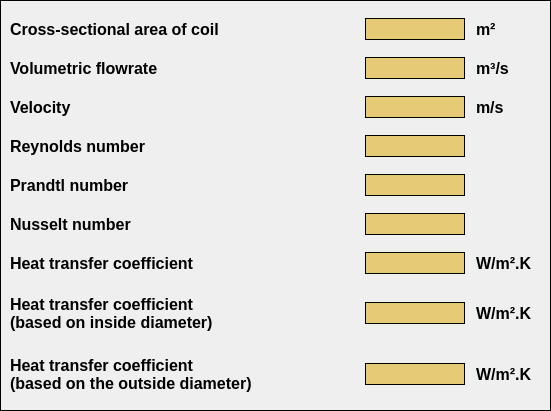
     <widget class="QWidget" name="widget_103" native="true">
      <property name="geometry">
       <rect>
        <x>123</x>
        <y>197</y>
        <width>551</width>
        <height>411</height>
       </rect>
      </property>
      <property name="styleSheet">
       <string notr="true">border: 1px solid black;</string>
      </property>
      <widget class="QWidget" name="widget_16" native="true">
       <property name="geometry">
        <rect>
         <x>5</x>
         <y>7</y>
         <width>541</width>
         <height>401</height>
        </rect>
       </property>
       <property name="styleSheet">
        <string notr="true">border-color: transparent;</string>
       </property>
       <layout class="QVBoxLayout" name="verticalLayout_45">
        <item>
         <layout class="QHBoxLayout" name="horizontalLayout_236">
          <item>
           <widget class="QLabel" name="label_6_table0_0">
            <property name="minimumSize">
             <size>
              <width>319</width>
              <height>0</height>
             </size>
            </property>
            <property name="maximumSize">
             <size>
              <width>16777215</width>
              <height>34</height>
             </size>
            </property>
            <property name="font">
             <font>
              <pointsize>12</pointsize>
              <weight>75</weight>
              <bold>true</bold>
             </font>
            </property>
            <property name="styleSheet">
             <string notr="true">border-color: transparent;</string>
            </property>
            <property name="text">
             <string>Cross-sectional area of coil</string>
            </property>
            <property name="alignment">
             <set>Qt::AlignLeading|Qt::AlignLeft|Qt::AlignVCenter</set>
            </property>
           </widget>
          </item>
          <item>
           <widget class="QLabel" name="label_coil_Cross_sectional_area">
            <property name="minimumSize">
             <size>
              <width>100</width>
              <height>0</height>
             </size>
            </property>
            <property name="maximumSize">
             <size>
              <width>100</width>
              <height>22</height>
             </size>
            </property>
            <property name="font">
             <font>
              <pointsize>12</pointsize>
              <weight>75</weight>
              <bold>true</bold>
             </font>
            </property>
            <property name="styleSheet">
             <string notr="true">background-color: rgb(230, 202, 118);
border: 1px solid black;</string>
            </property>
            <property name="text">
             <string/>
            </property>
           </widget>
          </item>
          <item>
           <widget class="QLabel" name="label_555">
            <property name="minimumSize">
             <size>
              <width>75</width>
              <height>0</height>
             </size>
            </property>
            <property name="maximumSize">
             <size>
              <width>75</width>
              <height>22</height>
             </size>
            </property>
            <property name="font">
             <font>
              <pointsize>12</pointsize>
              <weight>75</weight>
              <bold>true</bold>
             </font>
            </property>
            <property name="styleSheet">
             <string notr="true">border-color: transparent;</string>
            </property>
            <property name="text">
             <string>m²</string>
            </property>
           </widget>
          </item>
         </layout>
        </item>
        <item>
         <layout class="QHBoxLayout" name="horizontalLayout_237">
          <item>
           <widget class="QLabel" name="label_6_table0_1">
            <property name="minimumSize">
             <size>
              <width>319</width>
              <height>0</height>
             </size>
            </property>
            <property name="maximumSize">
             <size>
              <width>300</width>
              <height>22</height>
             </size>
            </property>
            <property name="font">
             <font>
              <pointsize>12</pointsize>
              <weight>75</weight>
              <bold>true</bold>
             </font>
            </property>
            <property name="styleSheet">
             <string notr="true">border-color: transparent;</string>
            </property>
            <property name="text">
             <string>Volumetric flowrate</string>
            </property>
            <property name="alignment">
             <set>Qt::AlignLeading|Qt::AlignLeft|Qt::AlignVCenter</set>
            </property>
           </widget>
          </item>
          <item>
           <spacer name="horizontalSpacer_234">
            <property name="orientation">
             <enum>Qt::Horizontal</enum>
            </property>
            <property name="sizeType">
             <enum>QSizePolicy::Preferred</enum>
            </property>
            <property name="sizeHint" stdset="0">
             <size>
              <width>40</width>
              <height>20</height>
             </size>
            </property>
           </spacer>
          </item>
          <item>
           <widget class="QLabel" name="label_coil_Volumetric_flowrate">
            <property name="minimumSize">
             <size>
              <width>100</width>
              <height>0</height>
             </size>
            </property>
            <property name="maximumSize">
             <size>
              <width>100</width>
              <height>22</height>
             </size>
            </property>
            <property name="font">
             <font>
              <pointsize>12</pointsize>
              <weight>75</weight>
              <bold>true</bold>
             </font>
            </property>
            <property name="styleSheet">
             <string notr="true">background-color: rgb(230, 202, 118);
border: 1px solid black;</string>
            </property>
            <property name="text">
             <string/>
            </property>
           </widget>
          </item>
          <item>
           <widget class="QLabel" name="label_558">
            <property name="minimumSize">
             <size>
              <width>75</width>
              <height>0</height>
             </size>
            </property>
            <property name="maximumSize">
             <size>
              <width>75</width>
              <height>22</height>
             </size>
            </property>
            <property name="font">
             <font>
              <pointsize>12</pointsize>
              <weight>75</weight>
              <bold>true</bold>
             </font>
            </property>
            <property name="styleSheet">
             <string notr="true">border-color: transparent;</string>
            </property>
            <property name="text">
             <string>m³/s</string>
            </property>
           </widget>
          </item>
         </layout>
        </item>
        <item>
         <layout class="QHBoxLayout" name="horizontalLayout_238">
          <item>
           <widget class="QLabel" name="label_6_table0_2">
            <property name="minimumSize">
             <size>
              <width>319</width>
              <height>0</height>
             </size>
            </property>
            <property name="maximumSize">
             <size>
              <width>300</width>
              <height>22</height>
             </size>
            </property>
            <property name="font">
             <font>
              <pointsize>12</pointsize>
              <weight>75</weight>
              <bold>true</bold>
             </font>
            </property>
            <property name="styleSheet">
             <string notr="true">border-color: transparent;</string>
            </property>
            <property name="text">
             <string>Velocity</string>
            </property>
            <property name="alignment">
             <set>Qt::AlignLeading|Qt::AlignLeft|Qt::AlignVCenter</set>
            </property>
           </widget>
          </item>
          <item>
           <spacer name="horizontalSpacer_235">
            <property name="orientation">
             <enum>Qt::Horizontal</enum>
            </property>
            <property name="sizeType">
             <enum>QSizePolicy::Preferred</enum>
            </property>
            <property name="sizeHint" stdset="0">
             <size>
              <width>40</width>
              <height>20</height>
             </size>
            </property>
           </spacer>
          </item>
          <item>
           <widget class="QLabel" name="label_coil_Velocity">
            <property name="minimumSize">
             <size>
              <width>100</width>
              <height>0</height>
             </size>
            </property>
            <property name="maximumSize">
             <size>
              <width>100</width>
              <height>22</height>
             </size>
            </property>
            <property name="font">
             <font>
              <pointsize>12</pointsize>
              <weight>75</weight>
              <bold>true</bold>
             </font>
            </property>
            <property name="styleSheet">
             <string notr="true">background-color: rgb(230, 202, 118);
border: 1px solid black;</string>
            </property>
            <property name="text">
             <string/>
            </property>
           </widget>
          </item>
          <item>
           <widget class="QLabel" name="label_561">
            <property name="minimumSize">
             <size>
              <width>75</width>
              <height>0</height>
             </size>
            </property>
            <property name="maximumSize">
             <size>
              <width>75</width>
              <height>22</height>
             </size>
            </property>
            <property name="font">
             <font>
              <pointsize>12</pointsize>
              <weight>75</weight>
              <bold>true</bold>
             </font>
            </property>
            <property name="styleSheet">
             <string notr="true">border-color: transparent;</string>
            </property>
            <property name="text">
             <string>m/s</string>
            </property>
           </widget>
          </item>
         </layout>
        </item>
        <item>
         <layout class="QHBoxLayout" name="horizontalLayout_243">
          <item>
           <widget class="QLabel" name="label_6_table0_3">
            <property name="minimumSize">
             <size>
              <width>319</width>
              <height>0</height>
             </size>
            </property>
            <property name="maximumSize">
             <size>
              <width>300</width>
              <height>22</height>
             </size>
            </property>
            <property name="font">
             <font>
              <pointsize>12</pointsize>
              <weight>75</weight>
              <bold>true</bold>
             </font>
            </property>
            <property name="styleSheet">
             <string notr="true">border-color: transparent;</string>
            </property>
            <property name="text">
             <string>Reynolds number</string>
            </property>
            <property name="alignment">
             <set>Qt::AlignLeading|Qt::AlignLeft|Qt::AlignVCenter</set>
            </property>
           </widget>
          </item>
          <item>
           <spacer name="horizontalSpacer_240">
            <property name="orientation">
             <enum>Qt::Horizontal</enum>
            </property>
            <property name="sizeType">
             <enum>QSizePolicy::Preferred</enum>
            </property>
            <property name="sizeHint" stdset="0">
             <size>
              <width>40</width>
              <height>20</height>
             </size>
            </property>
           </spacer>
          </item>
          <item>
           <widget class="QLabel" name="label_coil_Reynolds_number">
            <property name="minimumSize">
             <size>
              <width>100</width>
              <height>0</height>
             </size>
            </property>
            <property name="maximumSize">
             <size>
              <width>100</width>
              <height>22</height>
             </size>
            </property>
            <property name="font">
             <font>
              <pointsize>12</pointsize>
              <weight>75</weight>
              <bold>true</bold>
             </font>
            </property>
            <property name="styleSheet">
             <string notr="true">background-color: rgb(230, 202, 118);
border: 1px solid black;</string>
            </property>
            <property name="text">
             <string/>
            </property>
           </widget>
          </item>
          <item>
           <widget class="QLabel" name="label_576">
            <property name="minimumSize">
             <size>
              <width>75</width>
              <height>0</height>
             </size>
            </property>
            <property name="maximumSize">
             <size>
              <width>75</width>
              <height>22</height>
             </size>
            </property>
            <property name="font">
             <font>
              <pointsize>12</pointsize>
              <weight>75</weight>
              <bold>true</bold>
             </font>
            </property>
            <property name="styleSheet">
             <string notr="true">border-color: transparent;</string>
            </property>
            <property name="text">
             <string/>
            </property>
           </widget>
          </item>
         </layout>
        </item>
        <item>
         <layout class="QHBoxLayout" name="horizontalLayout_244">
          <item>
           <widget class="QLabel" name="label_6_table0_4">
            <property name="minimumSize">
             <size>
              <width>319</width>
              <height>0</height>
             </size>
            </property>
            <property name="maximumSize">
             <size>
              <width>300</width>
              <height>22</height>
             </size>
            </property>
            <property name="font">
             <font>
              <pointsize>12</pointsize>
              <weight>75</weight>
              <bold>true</bold>
             </font>
            </property>
            <property name="styleSheet">
             <string notr="true">border-color: transparent;</string>
            </property>
            <property name="text">
             <string>Prandtl number</string>
            </property>
            <property name="alignment">
             <set>Qt::AlignLeading|Qt::AlignLeft|Qt::AlignVCenter</set>
            </property>
           </widget>
          </item>
          <item>
           <spacer name="horizontalSpacer_241">
            <property name="orientation">
             <enum>Qt::Horizontal</enum>
            </property>
            <property name="sizeType">
             <enum>QSizePolicy::Preferred</enum>
            </property>
            <property name="sizeHint" stdset="0">
             <size>
              <width>40</width>
              <height>20</height>
             </size>
            </property>
           </spacer>
          </item>
          <item>
           <widget class="QLabel" name="label_coil_Prandtl_number">
            <property name="minimumSize">
             <size>
              <width>100</width>
              <height>0</height>
             </size>
            </property>
            <property name="maximumSize">
             <size>
              <width>100</width>
              <height>22</height>
             </size>
            </property>
            <property name="font">
             <font>
              <pointsize>12</pointsize>
              <weight>75</weight>
              <bold>true</bold>
             </font>
            </property>
            <property name="styleSheet">
             <string notr="true">background-color: rgb(230, 202, 118);
border: 1px solid black;</string>
            </property>
            <property name="text">
             <string/>
            </property>
           </widget>
          </item>
          <item>
           <widget class="QLabel" name="label_579">
            <property name="minimumSize">
             <size>
              <width>75</width>
              <height>0</height>
             </size>
            </property>
            <property name="maximumSize">
             <size>
              <width>75</width>
              <height>22</height>
             </size>
            </property>
            <property name="font">
             <font>
              <pointsize>12</pointsize>
             </font>
            </property>
            <property name="styleSheet">
             <string notr="true">border-color: transparent;</string>
            </property>
            <property name="text">
             <string/>
            </property>
           </widget>
          </item>
         </layout>
        </item>
        <item>
         <layout class="QHBoxLayout" name="horizontalLayout_245">
          <item>
           <widget class="QLabel" name="label_6_table0_5">
            <property name="minimumSize">
             <size>
              <width>319</width>
              <height>0</height>
             </size>
            </property>
            <property name="maximumSize">
             <size>
              <width>300</width>
              <height>22</height>
             </size>
            </property>
            <property name="font">
             <font>
              <pointsize>12</pointsize>
              <weight>75</weight>
              <bold>true</bold>
             </font>
            </property>
            <property name="styleSheet">
             <string notr="true">border-color: transparent;</string>
            </property>
            <property name="text">
             <string>Nusselt number</string>
            </property>
            <property name="alignment">
             <set>Qt::AlignLeading|Qt::AlignLeft|Qt::AlignVCenter</set>
            </property>
           </widget>
          </item>
          <item>
           <spacer name="horizontalSpacer_242">
            <property name="orientation">
             <enum>Qt::Horizontal</enum>
            </property>
            <property name="sizeType">
             <enum>QSizePolicy::Preferred</enum>
            </property>
            <property name="sizeHint" stdset="0">
             <size>
              <width>40</width>
              <height>20</height>
             </size>
            </property>
           </spacer>
          </item>
          <item>
           <widget class="QLabel" name="label_coil_Nusselt_number">
            <property name="minimumSize">
             <size>
              <width>100</width>
              <height>0</height>
             </size>
            </property>
            <property name="maximumSize">
             <size>
              <width>100</width>
              <height>22</height>
             </size>
            </property>
            <property name="font">
             <font>
              <pointsize>12</pointsize>
              <weight>75</weight>
              <bold>true</bold>
             </font>
            </property>
            <property name="styleSheet">
             <string notr="true">background-color: rgb(230, 202, 118);
border: 1px solid black;</string>
            </property>
            <property name="text">
             <string/>
            </property>
           </widget>
          </item>
          <item>
           <widget class="QLabel" name="label_582">
            <property name="minimumSize">
             <size>
              <width>75</width>
              <height>0</height>
             </size>
            </property>
            <property name="maximumSize">
             <size>
              <width>75</width>
              <height>22</height>
             </size>
            </property>
            <property name="font">
             <font>
              <pointsize>12</pointsize>
             </font>
            </property>
            <property name="styleSheet">
             <string notr="true">border-color: transparent;</string>
            </property>
            <property name="text">
             <string/>
            </property>
           </widget>
          </item>
         </layout>
        </item>
        <item>
         <layout class="QHBoxLayout" name="horizontalLayout_246">
          <item>
           <widget class="QLabel" name="label_6_table0_6">
            <property name="minimumSize">
             <size>
              <width>319</width>
              <height>0</height>
             </size>
            </property>
            <property name="maximumSize">
             <size>
              <width>300</width>
              <height>22</height>
             </size>
            </property>
            <property name="font">
             <font>
              <pointsize>12</pointsize>
              <weight>75</weight>
              <bold>true</bold>
             </font>
            </property>
            <property name="styleSheet">
             <string notr="true">border-color: transparent;</string>
            </property>
            <property name="text">
             <string>Heat transfer coefficient</string>
            </property>
            <property name="alignment">
             <set>Qt::AlignLeading|Qt::AlignLeft|Qt::AlignVCenter</set>
            </property>
           </widget>
          </item>
          <item>
           <spacer name="horizontalSpacer_243">
            <property name="orientation">
             <enum>Qt::Horizontal</enum>
            </property>
            <property name="sizeType">
             <enum>QSizePolicy::Preferred</enum>
            </property>
            <property name="sizeHint" stdset="0">
             <size>
              <width>40</width>
              <height>20</height>
             </size>
            </property>
           </spacer>
          </item>
          <item>
           <widget class="QLabel" name="label_coil_Heat_transfer_coefficient">
            <property name="minimumSize">
             <size>
              <width>100</width>
              <height>0</height>
             </size>
            </property>
            <property name="maximumSize">
             <size>
              <width>100</width>
              <height>22</height>
             </size>
            </property>
            <property name="font">
             <font>
              <pointsize>12</pointsize>
              <weight>75</weight>
              <bold>true</bold>
             </font>
            </property>
            <property name="styleSheet">
             <string notr="true">background-color: rgb(230, 202, 118);
border: 1px solid black;</string>
            </property>
            <property name="text">
             <string/>
            </property>
           </widget>
          </item>
          <item>
           <widget class="QLabel" name="label_585">
            <property name="minimumSize">
             <size>
              <width>75</width>
              <height>0</height>
             </size>
            </property>
            <property name="maximumSize">
             <size>
              <width>75</width>
              <height>22</height>
             </size>
            </property>
            <property name="font">
             <font>
              <pointsize>12</pointsize>
              <weight>75</weight>
              <bold>true</bold>
             </font>
            </property>
            <property name="styleSheet">
             <string notr="true">border-color: transparent;</string>
            </property>
            <property name="text">
             <string>W/m².K</string>
            </property>
           </widget>
          </item>
         </layout>
        </item>
        <item>
         <layout class="QHBoxLayout" name="horizontalLayout_13">
          <item>
           <widget class="QLabel" name="label_6_table0_7">
            <property name="minimumSize">
             <size>
              <width>319</width>
              <height>44</height>
             </size>
            </property>
            <property name="maximumSize">
             <size>
              <width>16777215</width>
              <height>44</height>
             </size>
            </property>
            <property name="font">
             <font>
              <pointsize>12</pointsize>
              <weight>75</weight>
              <bold>true</bold>
             </font>
            </property>
            <property name="styleSheet">
             <string notr="true">border-color: transparent;</string>
            </property>
            <property name="text">
             <string>Heat transfer coefficient
(based on inside diameter)</string>
            </property>
            <property name="alignment">
             <set>Qt::AlignLeading|Qt::AlignLeft|Qt::AlignVCenter</set>
            </property>
           </widget>
          </item>
          <item>
           <spacer name="horizontalSpacer_244">
            <property name="orientation">
             <enum>Qt::Horizontal</enum>
            </property>
            <property name="sizeType">
             <enum>QSizePolicy::Preferred</enum>
            </property>
            <property name="sizeHint" stdset="0">
             <size>
              <width>40</width>
              <height>20</height>
             </size>
            </property>
           </spacer>
          </item>
          <item>
           <widget class="QLabel" name="label_coil_Heat_transfer_coeficient_inside">
            <property name="minimumSize">
             <size>
              <width>100</width>
              <height>0</height>
             </size>
            </property>
            <property name="maximumSize">
             <size>
              <width>100</width>
              <height>22</height>
             </size>
            </property>
            <property name="font">
             <font>
              <pointsize>12</pointsize>
              <weight>75</weight>
              <bold>true</bold>
             </font>
            </property>
            <property name="styleSheet">
             <string notr="true">background-color: rgb(230, 202, 118);
border: 1px solid black;</string>
            </property>
            <property name="text">
             <string/>
            </property>
           </widget>
          </item>
          <item>
           <widget class="QLabel" name="label_588">
            <property name="minimumSize">
             <size>
              <width>75</width>
              <height>0</height>
             </size>
            </property>
            <property name="maximumSize">
             <size>
              <width>75</width>
              <height>22</height>
             </size>
            </property>
            <property name="font">
             <font>
              <pointsize>12</pointsize>
              <weight>75</weight>
              <bold>true</bold>
             </font>
            </property>
            <property name="styleSheet">
             <string notr="true">border-color: transparent;</string>
            </property>
            <property name="text">
             <string>W/m².K</string>
            </property>
           </widget>
          </item>
         </layout>
        </item>
        <item>
         <layout class="QHBoxLayout" name="horizontalLayout_14">
          <item>
           <widget class="QLabel" name="label_6_table0_8">
            <property name="minimumSize">
             <size>
              <width>323</width>
              <height>44</height>
             </size>
            </property>
            <property name="maximumSize">
             <size>
              <width>16777215</width>
              <height>44</height>
             </size>
            </property>
            <property name="font">
             <font>
              <pointsize>12</pointsize>
              <weight>75</weight>
              <bold>true</bold>
             </font>
            </property>
            <property name="styleSheet">
             <string notr="true">border-color: transparent;</string>
            </property>
            <property name="text">
             <string>Heat transfer coefficient
(based on the outside diameter)</string>
            </property>
            <property name="alignment">
             <set>Qt::AlignLeading|Qt::AlignLeft|Qt::AlignVCenter</set>
            </property>
           </widget>
          </item>
          <item>
           <spacer name="horizontalSpacer_245">
            <property name="orientation">
             <enum>Qt::Horizontal</enum>
            </property>
            <property name="sizeType">
             <enum>QSizePolicy::Preferred</enum>
            </property>
            <property name="sizeHint" stdset="0">
             <size>
              <width>40</width>
              <height>20</height>
             </size>
            </property>
           </spacer>
          </item>
          <item>
           <widget class="QLabel" name="label_coil_Heat_transfer_coeficient_outside">
            <property name="minimumSize">
             <size>
              <width>100</width>
              <height>0</height>
             </size>
            </property>
            <property name="maximumSize">
             <size>
              <width>100</width>
              <height>22</height>
             </size>
            </property>
            <property name="font">
             <font>
              <pointsize>12</pointsize>
              <weight>75</weight>
              <bold>true</bold>
             </font>
            </property>
            <property name="styleSheet">
             <string notr="true">background-color: rgb(230, 202, 118);
border: 1px solid black;</string>
            </property>
            <property name="text">
             <string/>
            </property>
           </widget>
          </item>
          <item>
           <widget class="QLabel" name="label_591">
            <property name="minimumSize">
             <size>
              <width>75</width>
              <height>0</height>
             </size>
            </property>
            <property name="maximumSize">
             <size>
              <width>75</width>
              <height>22</height>
             </size>
            </property>
            <property name="font">
             <font>
              <pointsize>12</pointsize>
              <weight>75</weight>
              <bold>true</bold>
             </font>
            </property>
            <property name="styleSheet">
             <string notr="true">border-color: transparent;</string>
            </property>
            <property name="text">
             <string>W/m².K</string>
            </property>
           </widget>
          </item>
         </layout>
        </item>
       </layout>
      </widget>
     </widget>
